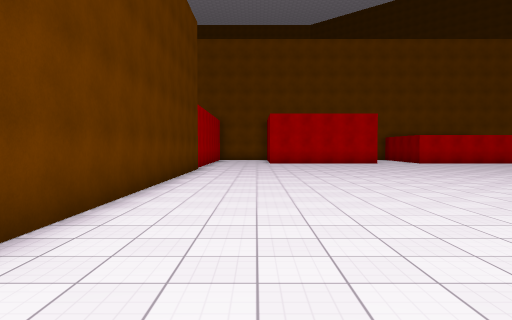
[1] (above)

21 first-person views from a walk through a Unity game level. The camera is 1.5 m above the floor, tilts 2° down and sees 70° across. The floor is counted in squares, 2 m on a side. Each view is taken from the middle of a square. On the plan, view 1 faces up. The plan holds only what a view shows up to about 11 squares ahead; the rest is blank. The place goes on beyond the plan. Some animated figures are not drawn. Surface patterns are stand-ins for the level's own textures.

[2]
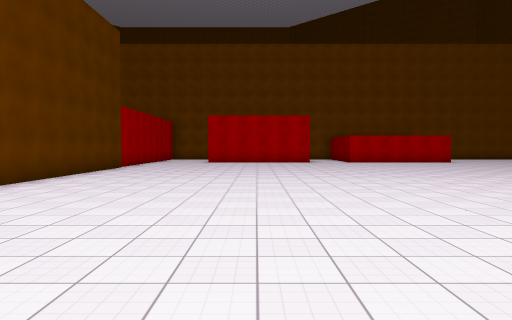

[3]
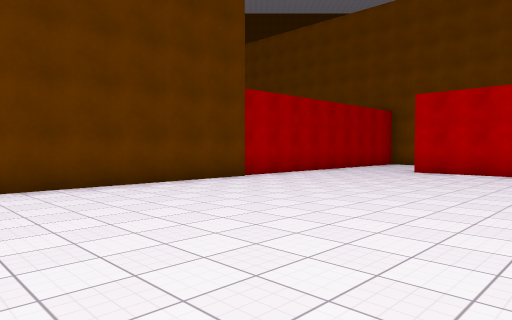

[4]
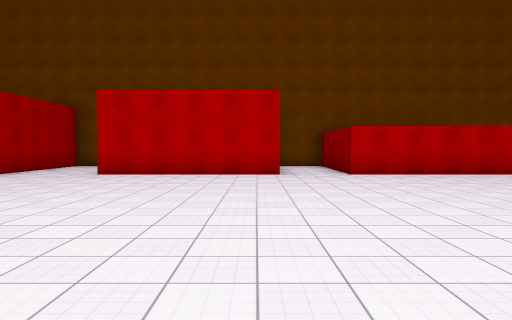

[5]
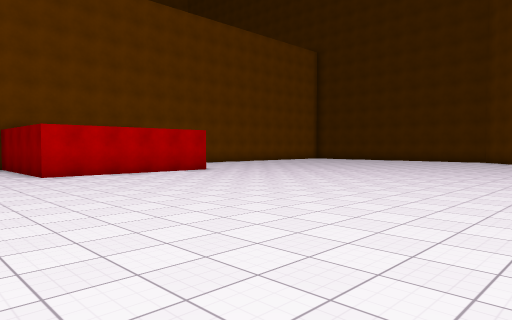

[6]
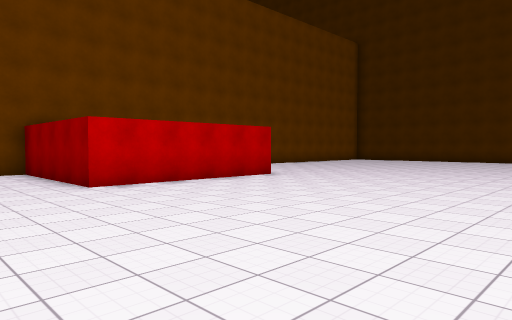

[7]
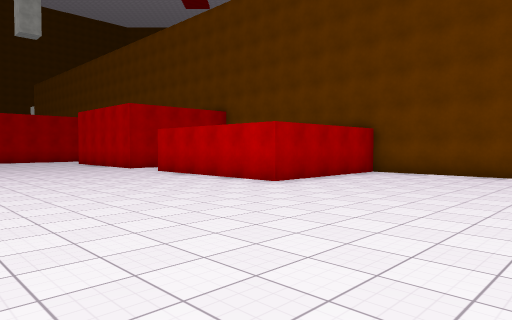

[8]
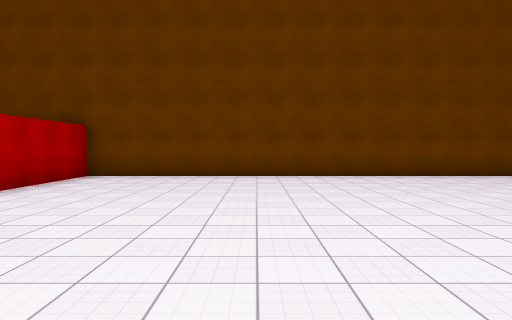

[9]
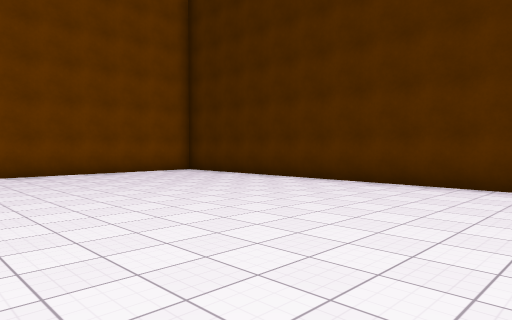

[10]
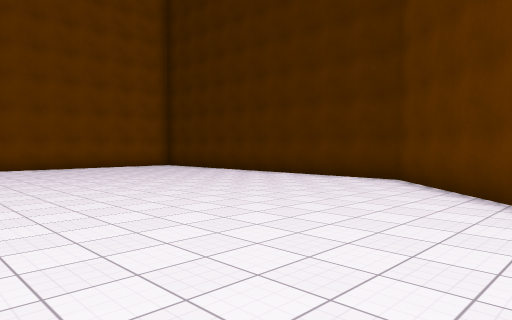

[11]
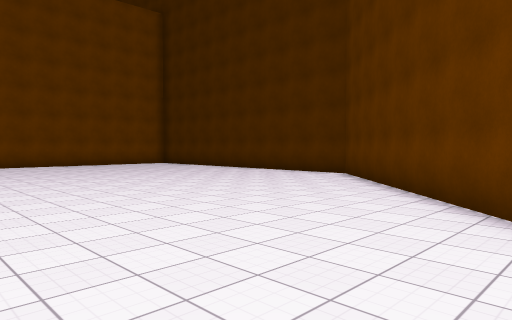

[12]
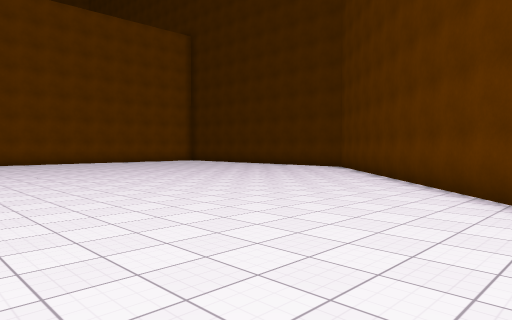

[13]
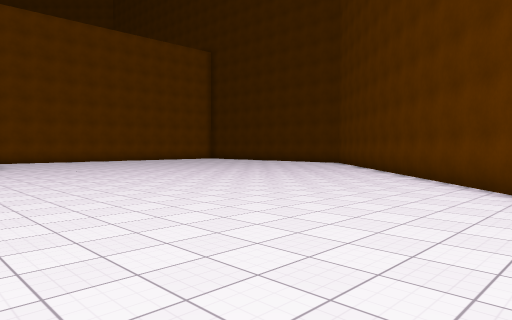

[14]
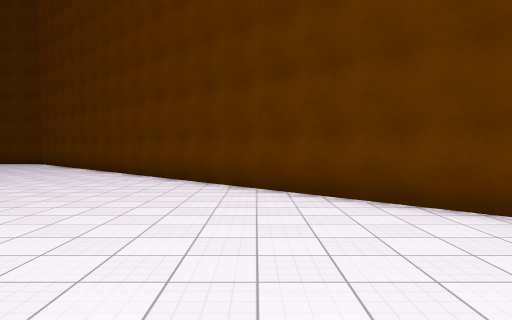

[15]
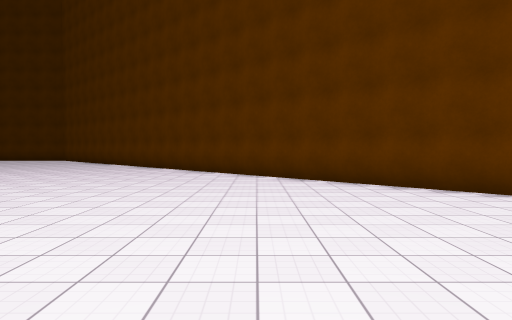

[16]
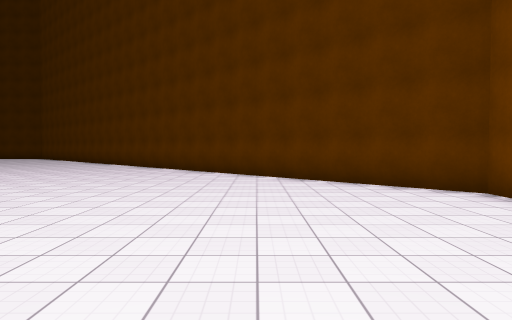

[17]
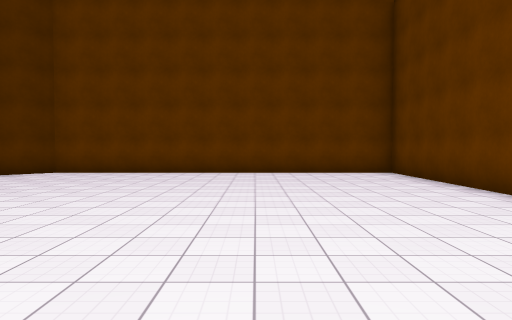

[18]
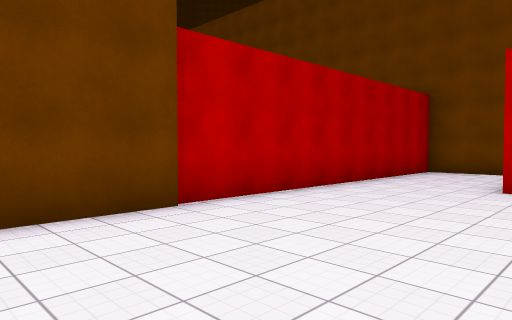

[19]
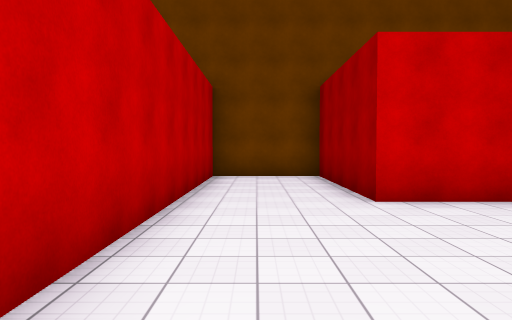

[20]
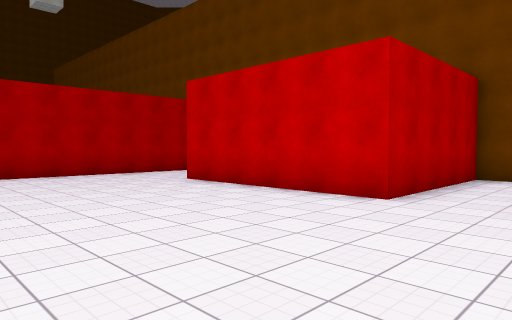

[21]
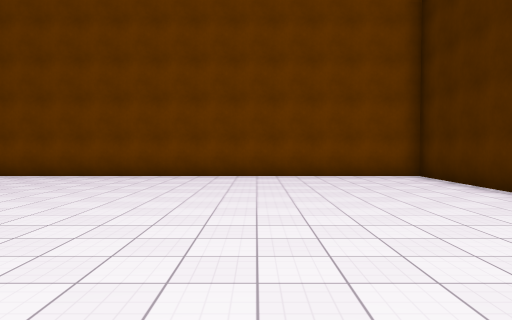

### Floor plan
Points are (right, up) in squares from view 1. A wall is a line through its corners. A room is listed if a view was taken in it or the views show most of it. See-through windows are left out.
Room 1 (views 1, 2, 3, 4, 5, 6, 7, 8, 9, 10, 11, 12, 13, 14, 15, 16, 17, 18, 19, 20, 21)
walls: (-2, -0.6) (-2, -5.8) (7.9, -5.8) (25.3, 11.6) (25.3, 21.5) (12.6, 21.5) (12.6, 17) (7.6, 17) (7.6, 21.5) (5.7, 21.5) (5.7, 17) (0.7, 17) (0.7, 21.5) (-2, 21.5) (-2, 2.8)

Where each view was taken, in squares from view 1:
view 1: 0 up, 0 right, facing up
view 2: 1 down, 3 right, facing up
view 3: 6 up, 5 right, facing up-left
view 4: 7 up, 5 right, facing up
view 5: 7 up, 5 right, facing up-right
view 6: 10 up, 5 right, facing up-right
view 7: 11 up, 18 right, facing up-left
view 8: 12 up, 17 right, facing up
view 9: 11 up, 18 right, facing up-right
view 10: 8 up, 17 right, facing up-right
view 11: 6 up, 16 right, facing up-right
view 12: 4 up, 13 right, facing up-right
view 13: 2 up, 10 right, facing up-right
view 14: 2 up, 9 right, facing right
view 15: 1 up, 5 right, facing right
view 16: 2 down, 2 right, facing right
view 17: 5 up, 2 right, facing down
view 18: 10 up, 2 right, facing up-left
view 19: 12 up, 1 left, facing up
view 20: 12 up, 8 right, facing up-left
view 21: 12 up, 21 right, facing up
